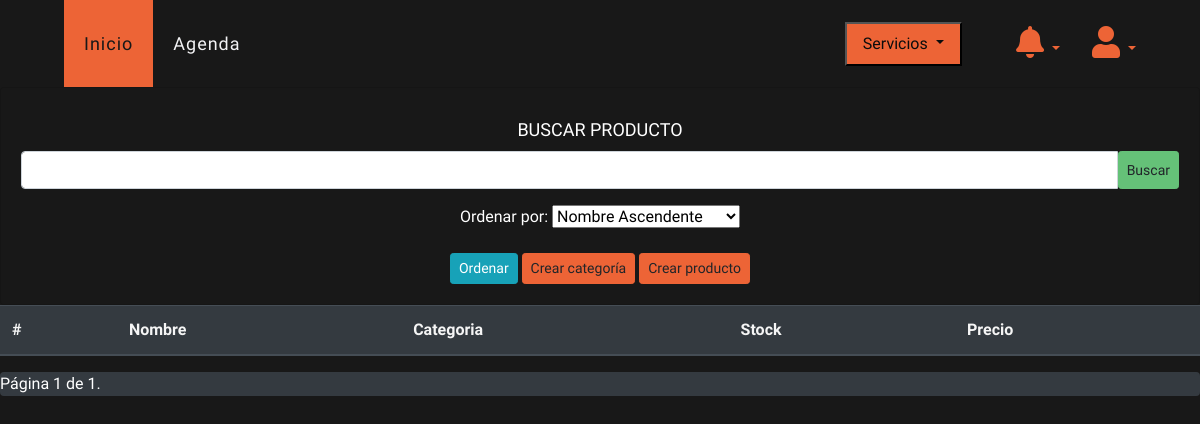
Before: /ver/productos (signed in) with the older database file.
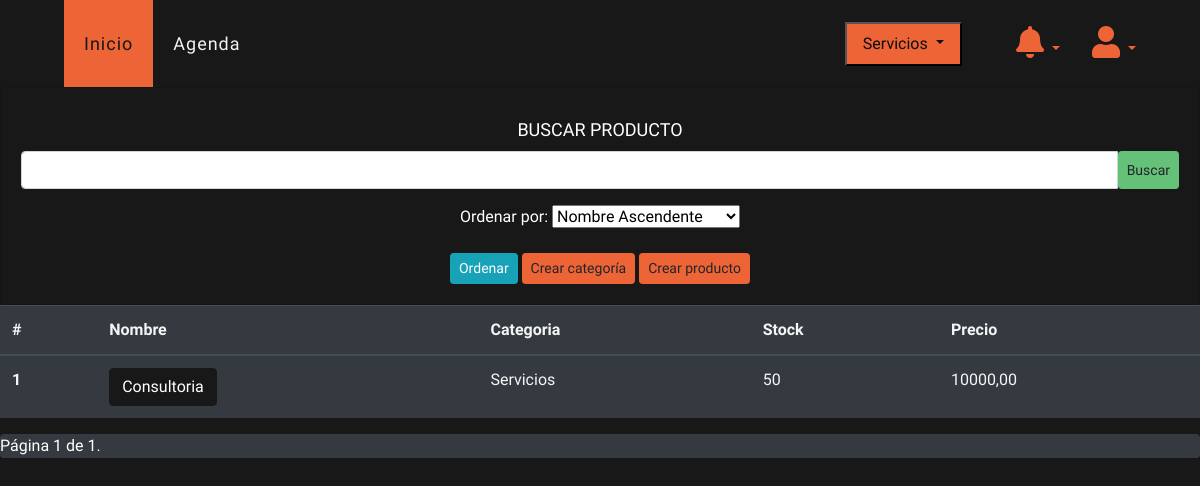
After: the same page with the newer database file.
### veterinary/models.py (models this page shows, shortened)
class Product(models.Model):
    name = models.CharField(max_length=150, verbose_name='Nombre', unique=True)
    cat = models.ForeignKey(Category, on_delete=models.CASCADE, verbose_name='Categoría')
    stock = models.IntegerField(default=0, verbose_name='Stock')
    pvp = models.DecimalField(default=0.00, max_digits=9, decimal_places=2, verbose_name='Precio de venta')
    veterinary = models.ForeignKey(Veterinary, on_delete=models.PROTECT, null=True, blank=True)
    class Meta:
        verbose_name = 'Producto'
        verbose_name_plural = 'Productos'
        ordering = ['id']

class Category(models.Model):
    name = models.CharField(max_length=150, verbose_name='Nombre', unique=True)
    desc = models.CharField(max_length=500, null=True, blank=True, verbose_name='Descripción')
    veterinary = models.ForeignKey(Veterinary, on_delete=models.PROTECT, null=True, blank=True)
    def __str__(self):
        return self.name
    class Meta:
        verbose_name = 'Categoria'
        verbose_name_plural = 'Categorias'
        ordering = ['id']

### veterinary/views.py (the view, shortened to what this page needs)
# urls.py: path("ver/productos", views.detailProduct, name="detailProduct"),
@login_required(login_url="login")
def detailProduct(request):
    veterinarylogued = request.user.veterinary
    products = Product.objects.filter(veterinary=veterinarylogued)
    form1 = CategoryForm(request.POST or None)
    form2 = ProductForm(request.POST or None)
    order_form = OrderForm(request.GET or None)
    if order_form.is_valid():
        order_by = order_form.cleaned_data["order_by"]
        if order_by:
            products = products.order_by(order_by)
    products = products.filter(name__contains=request.POST.get("search", ""))
    paginator = Paginator(products, 8)
    page_number = request.GET.get("page")
    page_obj = paginator.get_page(page_number)
    context = {
        "form1": form1,
        "form2": form2,
        "order_form": order_form,
        "page_obj": page_obj,
    }
    return render(request, "veterinary/detailProduct.html", context)

### veterinary/forms.py
class CategoryForm(ModelForm):
    class Meta:
        model = Category
        exclude = ['veterinary']
        widgets = {
            'name': TextInput(attrs={'class': 'form-control'}),
            'desc': TextInput(attrs={'class': 'form-control'})
        }
        labels = {
            'name': 'Nombre',
            'desc': 'Descripcion'
        }

class ProductForm(ModelForm):
    class Meta:
        model = Product
        fields = ['name', 'cat', 'stock', 'pvp']
        labels = {
            'name': 'Nombre',
            'cat': 'Categoría',
            'stock': 'Stock',
            'pvp': 'Precio de venta'
        }
        widgets = {
            'name': TextInput(attrs={'class': 'form-control'}),
            'cat': Select(attrs={'class': 'form-control'}),
            'stock': NumberInput(attrs={'class': 'form-control'}),
            'pvp': NumberInput(attrs={'class': 'form-control'}),
        }

### templates/veterinary/detailProduct.html (shortened to what this page needs)
{% extends 'layout/base3.html' %}
{% block 'style' %}
{% load static %}
<link rel="stylesheet" href="{% static 'css/estilo.css' %}">
{% endblock %}
{% block 'header' %}
{% include 'layout/partials/headerbase.html' %}
{% endblock %}
{% block 'content' %}
<div class="container-fluid" style="background-color: #181818;">
  <div class="row">
    <div class="col-md-12 col-sm-12 px-0">
      <div class="card bg-dark text-white">
        <div class="card-body text-center">
          <form action="" method="POST" style="margin-top:1vh;">
            <label style="font-size: 18px;">BUSCAR PRODUCTO</label>
            <div class="input-group mb-3">
              <input type="text" class="form-control" name="search">
              <button type="submit" class="btn btn-secondary btn-sm">Buscar</button>
            </div>
          </form>
          <form method="get" action="{% url 'detailProduct' %}" style="display: inline;">
            {{ order_form.as_p }}
            <button class="btn btn-info btn-sm" type="submit">Ordenar</button>
          </form>
          <button type="button" class="btn btn-secondary btn-sm" style="background-color: #ED6436; border: 1px solid #ED6436;" data-toggle="modal" data-target="#exampleModal">
            Crear categoría
          </button>
          <button type="button" class="btn btn-secondary btn-sm" style="background-color: #ED6436; border: 1px solid #ED6436;" data-toggle="modal" data-target="#exampleModal2">
            Crear producto
          </button>
        </div>
      </div>
    </div>
  </div>
</div>
    <div class="table-responsive">
      <table class="table table-dark">
          <thead>
              <tr>
                  <th scope="col">#</th>
                  <th scope="col">Nombre</th>
                  <th scope="col">Categoria</th>
                  <th scope="col">Stock</th>
                  <th scope="col">Precio</th>
              </tr>
          </thead>
          <tbody>
              {% for product in page_obj %}
                  <tr>
                      <th scope="row">{{ forloop.counter }}</th>
                      <td><a class="btn btn-dark" onclick="borrar({{product.id}})">{{ product.name }}</a></td>
                      <td>{{ product.cat }}</td>
                      <td>{{ product.stock }}</td>
                      <td>{{ product.pvp }}</td>
                  </tr>
              {% endfor %}
          </tbody>
      </table>
      <div class="pagination table-dark table-sm">
        <span class="step-links">
            <span class="current-page">
                Página {{ page_obj.number }} de {{ page_obj.paginator.num_pages }}.
            </span>
        </span>
      </div>
    </div>
{% endblock %}

Changed rows visible on the page:
added Product: name "Consultoria", cat "Servicios", stock "50", pvp "10000,00"
